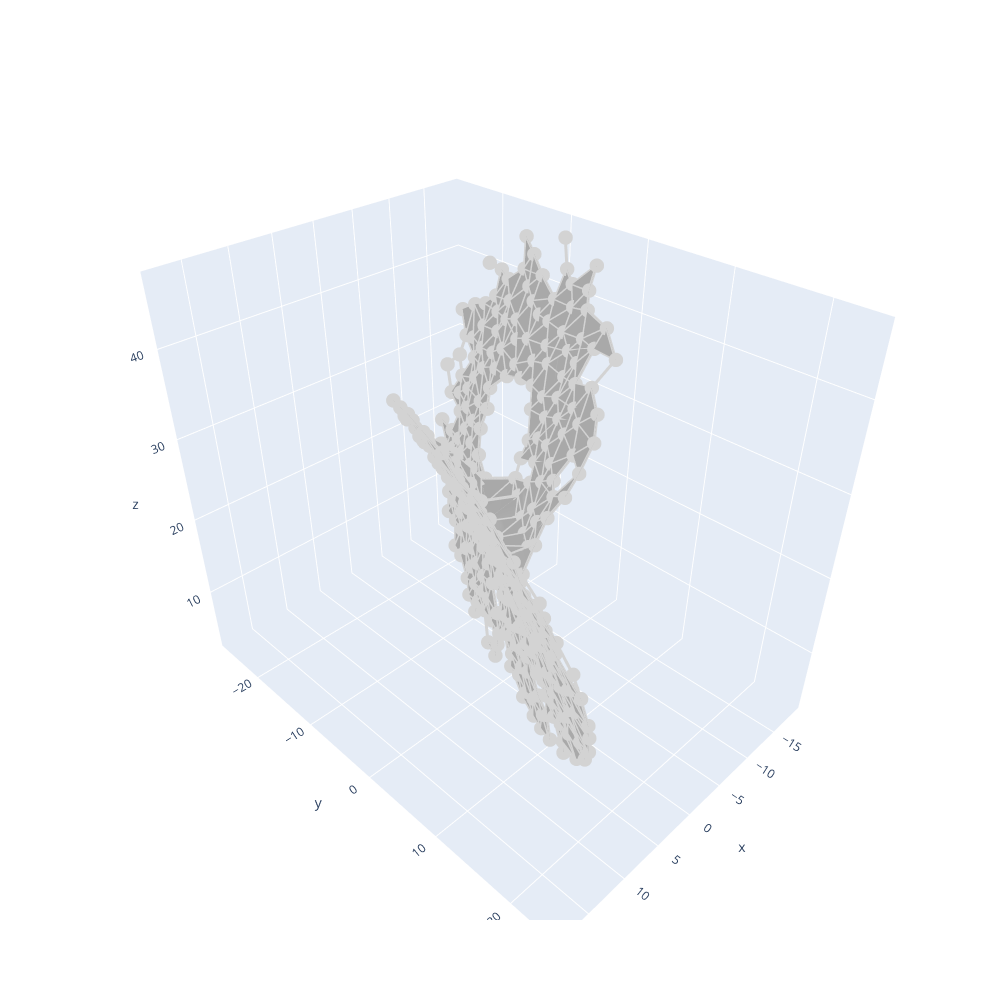

Source (notebook cell):
### Code cell
rips_lms = Complex(lms, max_edge_length=4)
rips_lms.draw_complex(to_file=False)

hc = CombinatorialHierarchicalClustering(rips_lms)
hc.fit_predict(seer.paths(30), 300)
